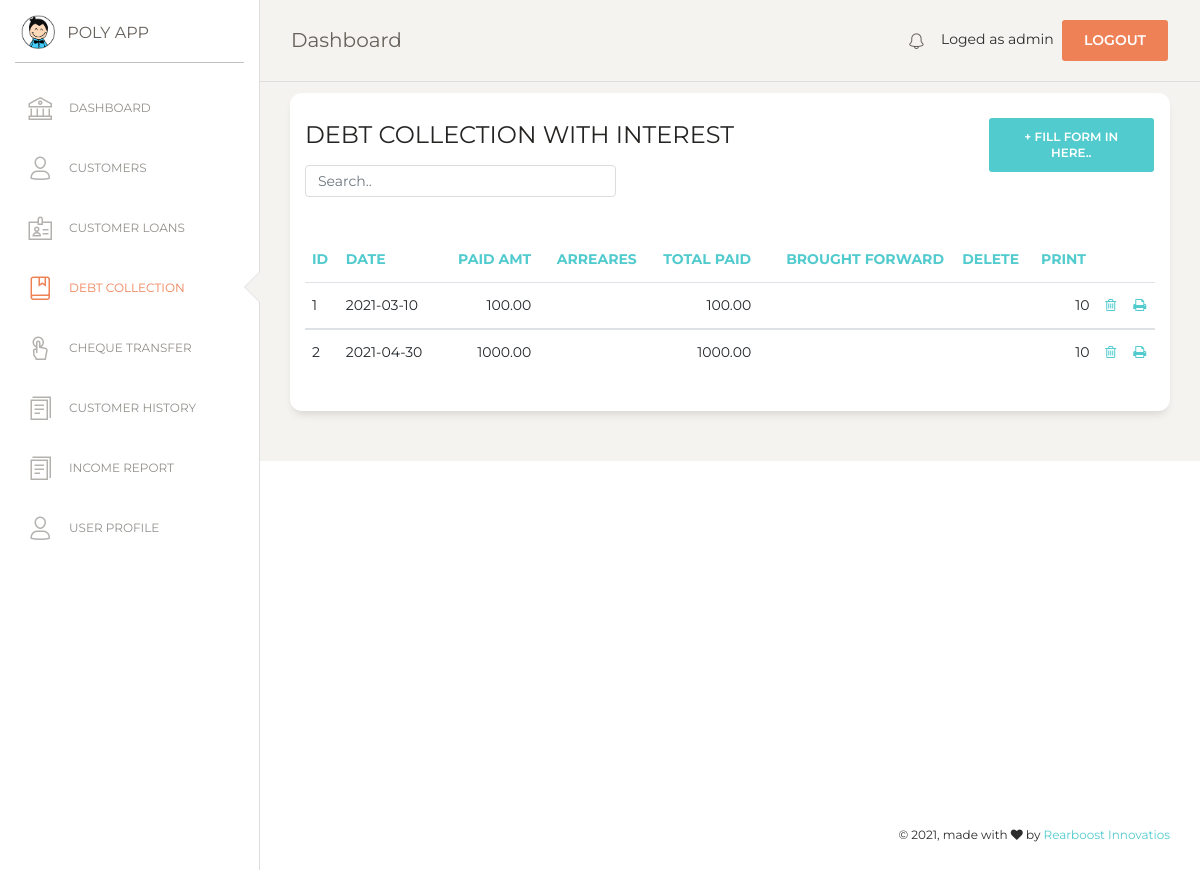
The page /debt_collection.php (signed in) on the database as committed earlier.
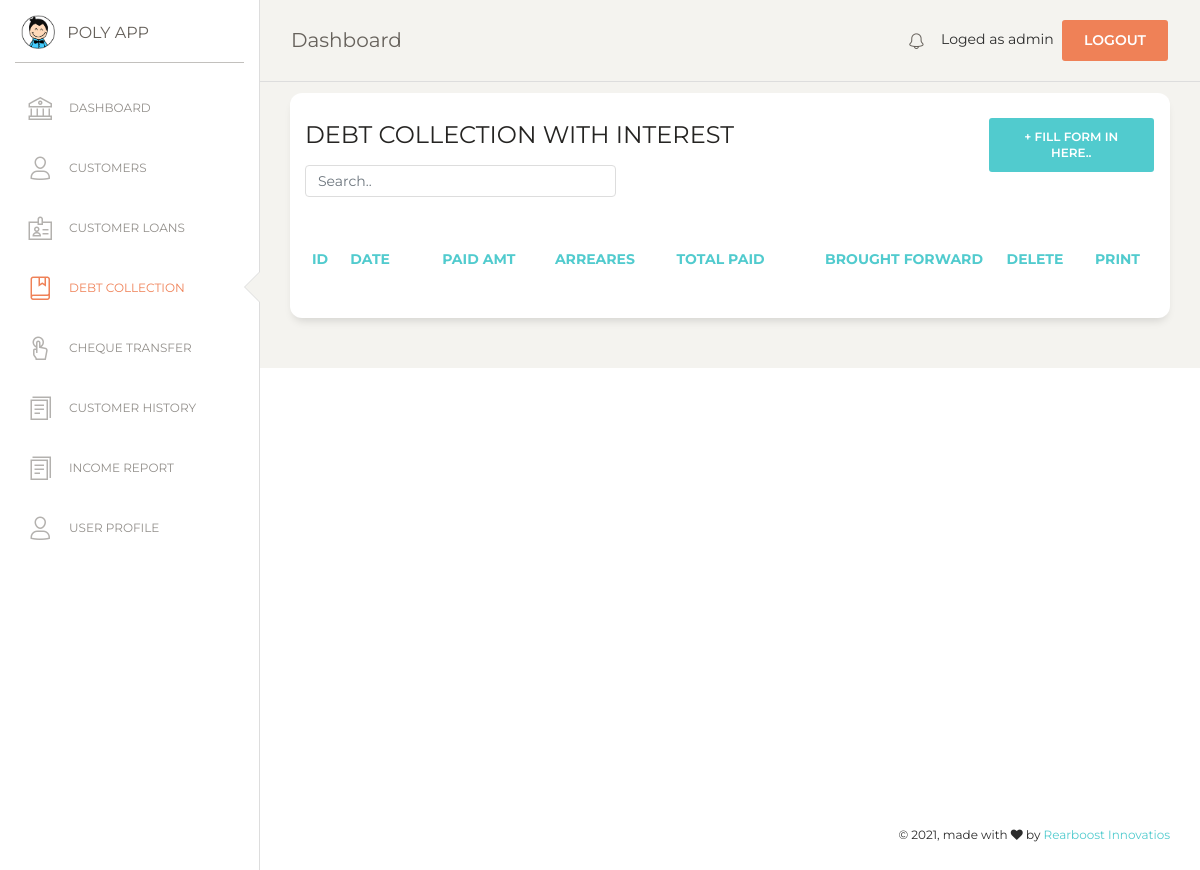
The same page on the database as committed later.
### tables this page shows
CREATE TABLE `loan_installement` (
  `id` int(7) NOT NULL,
  `li_date` date NOT NULL,
  `month` varchar(10) NOT NULL,
  `year` varchar(10) NOT NULL,
  `paid` double(10,2) NOT NULL DEFAULT '0.00',
  `arrears` double(10,2) NOT NULL,
  `total_paid` double(10,2) NOT NULL,
  `brought_forward` decimal(10,2) NOT NULL DEFAULT '0.00',
  `loan_no` int(7) NOT NULL
);

### debt_collection.php (the view, shortened to what this page needs)
<?php
if (!isset($_SESSION['loged_user'])) {
    header('location: login.php');
}else {
$con = mysqli_connect(DB_HOSTNAME,DB_USERNAME,DB_PASSWORD);
mysqli_select_db($con,DB_NAME);
?>
<!DOCTYPE html>
<html lang="en">
<head>
  <link href="https://maxcdn.bootstrapcdn.com/font-awesome/latest/css/font-awesome.min.css" rel="stylesheet">
  <link href="assets/css/bootstrap.min.css" rel="stylesheet" />
  <link href="assets/css/paper-dashboard.css?v=2.0.1" rel="stylesheet" />
  <link href="assets/demo/demo.css" rel="stylesheet" />
</head>
<body class="">
  <div class="wrapper ">
    <?php include('include/sidebar.php');  ?>
    <div class="main-panel">
      <?php include('include/nav.php');  ?>
      <div class="content">
      <div class="row">
          <div class="col-md-12">
            <div class="card">
              <div class="row">
              <div class="col-md-9">
              <div class="card-header">
                <h4 class="card-title"> DEBT COLLECTION WITH INTEREST</h4>
                <input class="form-control myInput" id="myInput" type="text" placeholder="Search..">
              </div>
              </div>
              <div class="col-md-3">
                <div class="card-header">
                  <button type="button" class="btn btn-primary add-btn" data-toggle="modal" data-target="#Form1">+ Fill Form in here..
                  </button>
                </div>
              </div>
              </div>
              <div class="card-body">
            </div>
              <div class="card-body">
                <div class="table-responsive">
                  <table class="table" id="myTable">
                  	<thead class="text-primary">
                  	  <th>                    ID 				       </th>
                      <th>                    Date             </th>
                      <th class="text-right"> Paid amt        </th>
                      <th class="text-right"> Arreares        </th>
                      <th class="text-right"> Total paid      </th>
                      <th class="text-right"> Brought Forward	</th>
                      <th class="text-center">Delete          </th>
                      <th class="text-center">Print 			    </th>
                    </thead>
                    <tbody>
                      <?php
                      $sql="SELECT * FROM loan_installement";
                      $result = mysqli_query($con,$sql);
                      $numRows = mysqli_num_rows($result);
                      if($numRows > 0) {
                        while($row = mysqli_fetch_assoc($result)) {
                        	?>
                            <tr>
                            <td>                    <?php echo $row['id']  ?>              </td>
                            <td>                    <?php echo $row['li_date']  ?>         </td>
                            <td class="text-right"> <?php echo $row['paid']?>              </td>
                            <td class="text-right"> <?php echo $row['arrears'] ?>          </td>
                            <td class="text-right"> <?php echo $row['paid']?>              </td>
                            <td class="text-right"> <?php echo $row['total_paid']?>        </td>
                            <td class="text-right"> <?php echo $row[' brought_forward'] ?> </td>
                            <td class="text-right"> <?php echo $row['loan_no']  ?>         </td>
                          	<td class="text-center">
                            	<a href="#" onclick="confirmation('event','<?php echo $row['id']; ?>')" name="delete">
                            	<i class="fa fa-trash-o" aria-hidden="true"></i></a>
                          	</td>
                            <td class="text-center">
                            	<a href="#" onclick="printView(<?php echo $row['id']; ?>)" name="print">
                              <i class="fa fa-print" aria-hidden="true"></i></a>
                          	</td>
                           </tr>
                           </tbody>
                     <?php
                        }
                      }
                     ?>
                  </table>
                </div>
              </div>
              </div>
              </div>
            </div>
          </div>
          </div>
        </div>
       <?php include('include/footer.php');  ?>
</body>
</html>
<?php
}
?>

### include/sidebar.php
<div class="sidebar" data-color="white" data-active-color="danger">
  <div class="logo">
    <a href="#" class="simple-text logo-mini">
      <div class="logo-image-small">
        <img src="assets/img/logo-small.png">
      </div>
    </a>
    <a href="#" class="simple-text logo-normal">
      POLY APP
    </a>
  </div>
  <div class="sidebar-wrapper">
    <ul class="nav">
      <li
        <?php if (basename($_SERVER['PHP_SELF'])=='index.php')
        {
         echo 'class="active"';
        } else
        {
         echo 'class=""';
        }
        ?>
        >
        <a href="index">
          <i class="nc-icon nc-bank"></i>
          <p>DASHBOARD</p>
        </a>
      </li>
      <li
        <?php if (basename($_SERVER['PHP_SELF'])=='customer.php')
        {
         echo 'class="active"';
        } else
        {
         echo 'class=""';
        }
        ?>
        >
        <a href="customer">
          <i class="nc-icon nc-single-02"></i>
          <p>CUSTOMERS</p>
        </a>
      </li>
      <li
        <?php if (basename($_SERVER['PHP_SELF'])=='customer_loan.php')
        {
         echo 'class="active"';
        } else
        {
         echo 'class=""';
        }
        ?>
        >
        <a href="customer_loan">
          <i class="nc-icon nc-badge"></i>
          <p>CUSTOMER LOANS</p>
        </a>
      </li>
      <li
        <?php if (basename($_SERVER['PHP_SELF'])=='debt_collection.php')
        {
         echo 'class="active"';
        } else
        {
         echo 'class=""';
        }
        ?>
        >
        <a href="debt_collection">
          <i class="nc-icon nc-book-bookmark"></i>
          <p>DEBT COLLECTION</p>
        </a>
      </li>
      <li
        <?php if (basename($_SERVER['PHP_SELF'])=='cheque_transfer.php')
        {
         echo 'class="active"';
        } else
        {
         echo 'class=""';
        }
        ?>
        >
        <a href="cheque_transfer">
          <i class="nc-icon nc-tap-01"></i>
          <p>CHEQUE TRANSFER</p>
        </a>
      </li>
      <li
        <?php if (basename($_SERVER['PHP_SELF'])=='report.php')
        {
         echo 'class="active"';
        } else
        {
         echo 'class=""';
        }
        ?>
        >
        <a href="report">
          <i class="nc-icon nc-single-copy-04"></i>
          <p>CUSTOMER HISTORY</p>
        </a>
      </li>
      <li
        <?php if (basename($_SERVER['PHP_SELF'])=='income.php')
        {
         echo 'class="active"';
        } else
        {
         echo 'class=""';
        }
        ?>
        >
        <a href="income">
          <i class="nc-icon nc-single-copy-04"></i>
          <p>Income Report</p>
        </a>
      </li>
      <li
        <?php if (basename($_SERVER['PHP_SELF'])=='user.php')
        {
         echo 'class="active"';
        } else
        {
         echo 'class=""';
        }
        ?>
        >
        <a href="user">
          <i class="nc-icon nc-single-02"></i>
          <p>USER PROFILE</p>
        </a>
      </li>
    </ul>
  </div>
</div>

### include/nav.php (shortened to what this page needs)
<nav class="navbar navbar-expand-lg navbar-absolute fixed-top navbar-transparent">
    <div class="container-fluid">
        <div class="navbar-wrapper">
        <a class="navbar-brand" href="javascript:;">Dashboard</a>
        </div>
        <div class="collapse navbar-collapse justify-content-end" id="navigation">
        <ul class="navbar-nav">
            <li class="nav-item">
            <a class="nav-link" href="notification">
                <i class="nc-icon nc-bell-55"></i>
            </a>
            </li>
            <li class="nav-item">
            Loged as <?php echo $_SESSION['loged_user'] ?>&nbsp;
            <a href="#" onclick="confirmationLogout(event)" class="btn btn-danger square-btn-adjust">Logout</a>
            </li>
        </ul>
        </div>
    </div>
</nav>

### include/footer.php (shortened to what this page needs)
 <footer class="footer footer-black  footer-white ">
    <div class="container-fluid">
        <div class="row">
        <div class="credits ml-auto">
            <span class="copyright">
            © , made with <i class="fa fa-heart heart"></i> by <a href="https://rearboost.com" target="_blank" rel="noopener noreferrer">Rearboost Innovatios</a>
            </span>
        </div>
        </div>
    </div>
</footer>

### assets/demo/demo.css (style rules this page uses)
.nav-link { padding-top: 17px !important; }
.add-btn { float: right !important; }
.myInput { width: 50% !important; }

Rows that differ between the two databases and show on the page:
removed loan_installement: id "1", li_date "2021-03-10", paid "100.00", loan_no "10"
removed loan_installement: id "2", li_date "2021-04-30", paid "1000.00", loan_no "10"
